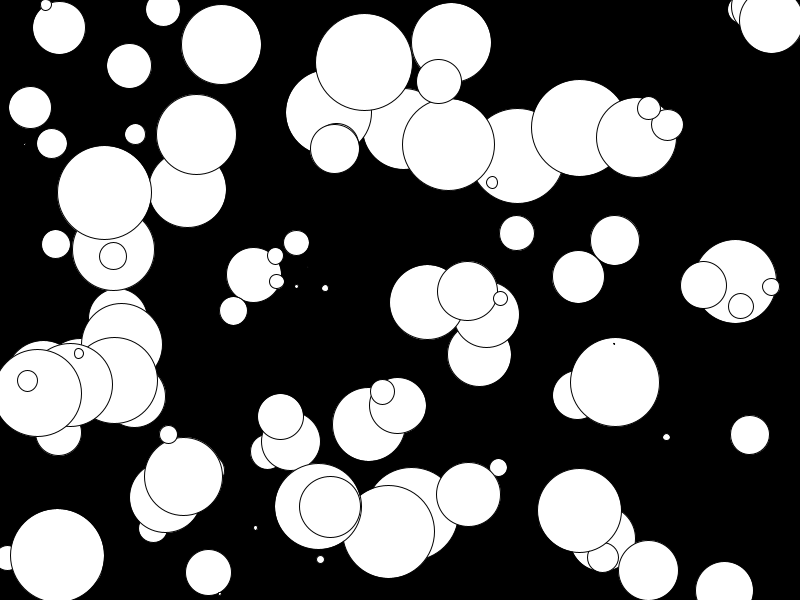
Frame 1 (no input)
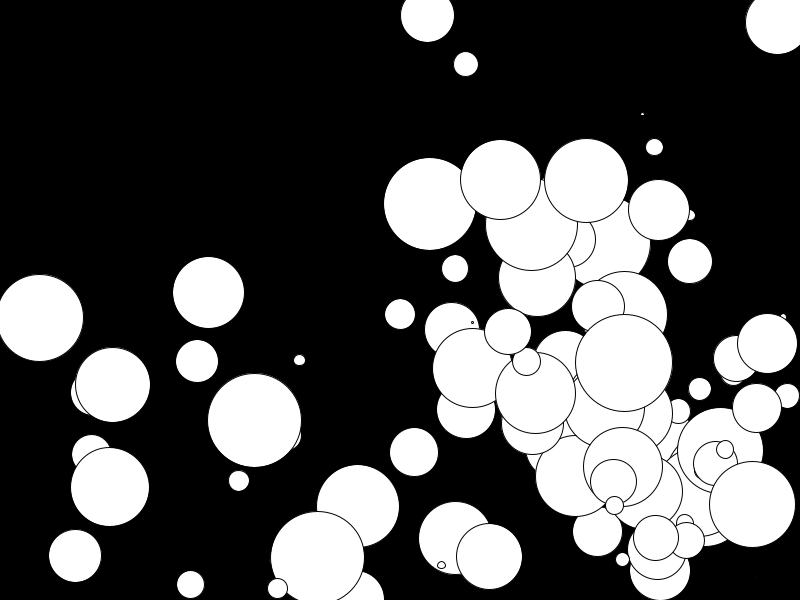
Frame 60 (the mouse pressed at the canvas centre just before this capture)
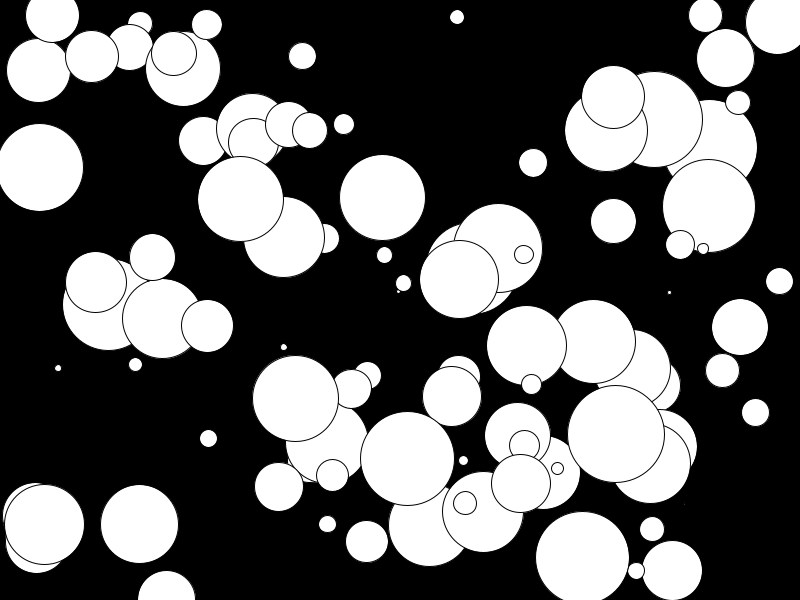
Frame 120 (the mouse held since frame 60 and released just before this capture)

The Processing sketch that drew these frames (run headless with seeded random() and noise(); from frame 60 on, the mouse is pressed at the canvas centre):

// Processing sketch: sketch_22_pelota02_objetos_array
// ── sketch_22_pelota02_objetos_array.pde
class pelota {
  
float posx,posy,diametro,velx,vely;

pelota (float x,float y) {
  
 posx=x;
 posy=y;
 diametro=random(100);
 velx=random(10);
 vely=random(10);
  
}
  
  void dibujapelota() {
  ellipse (posx,posy,diametro,diametro);
     
  }
  
 void muevepelota() {
  posx=posx+velx;
  posy=posy+vely;
  if (posx>width-diametro/2) {velx=-velx;}
  if (posx<diametro/2) {velx=-velx;}
  if (posy>height-diametro/2) {vely=-vely;}
  if (posy<diametro/2) {vely=-vely;}
   
 }
  
  
}
int x;
int numeropelotas=100;
pelota pelotas []=new pelota [numeropelotas];
 

void setup() {
 size (800,600);
 for (x=0;x<numeropelotas;x++) {
  pelotas[x]=new pelota (random (width),random(height)); 
  }
  
}


void draw() {
 background(0);
  for (x=0;x<numeropelotas;x++) {
  pelotas[x].dibujapelota();
  pelotas[x].muevepelota();
  
 }
  
}
